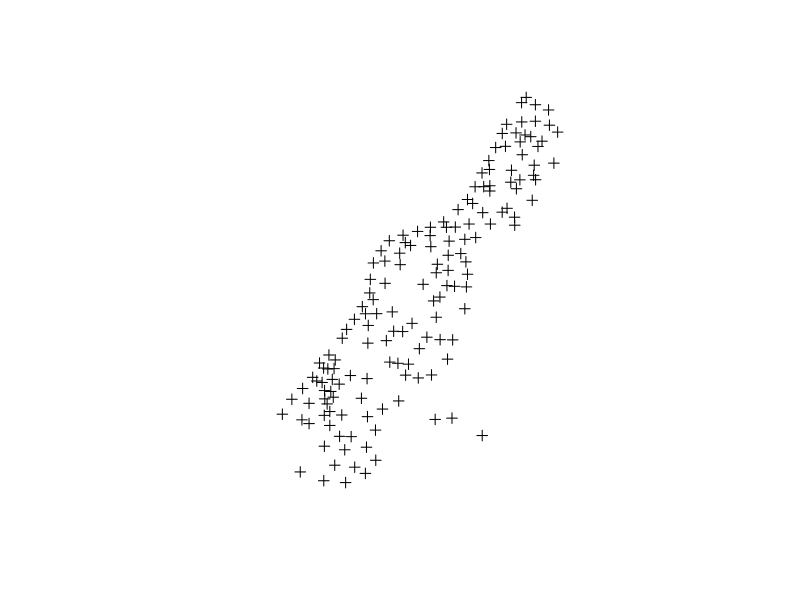
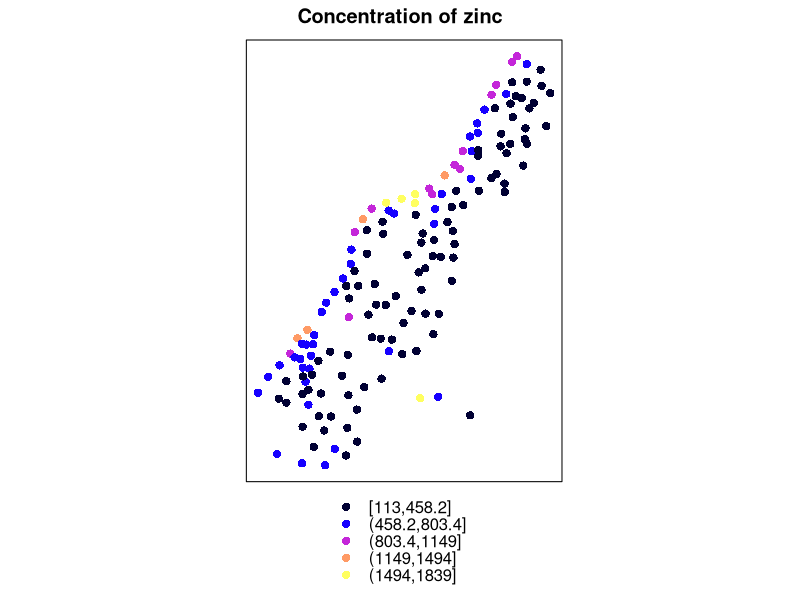
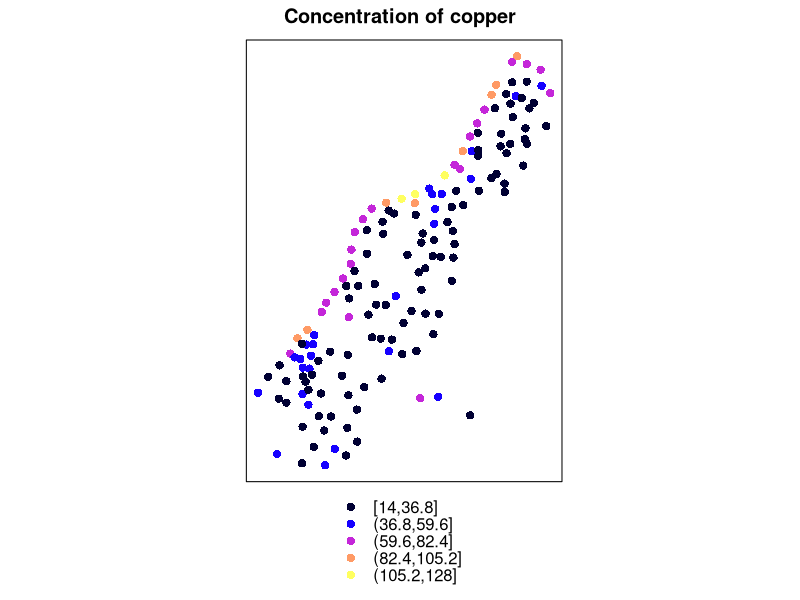
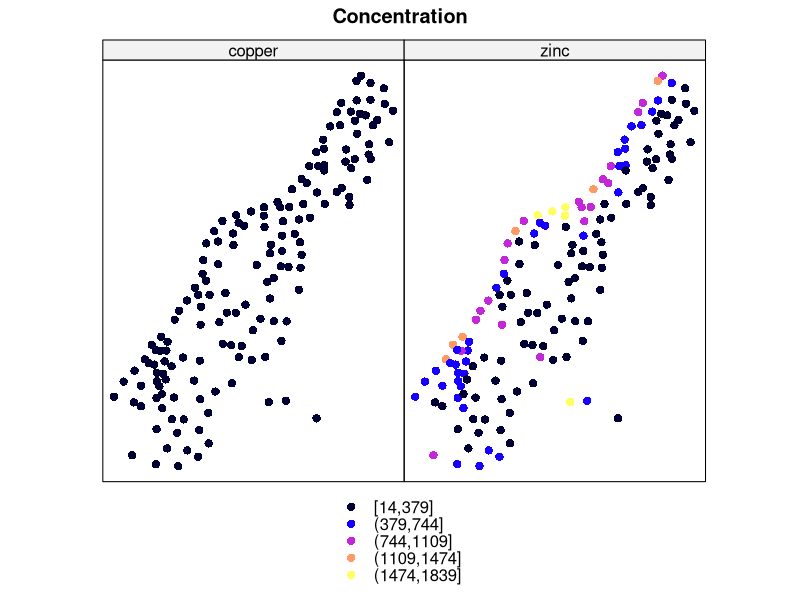
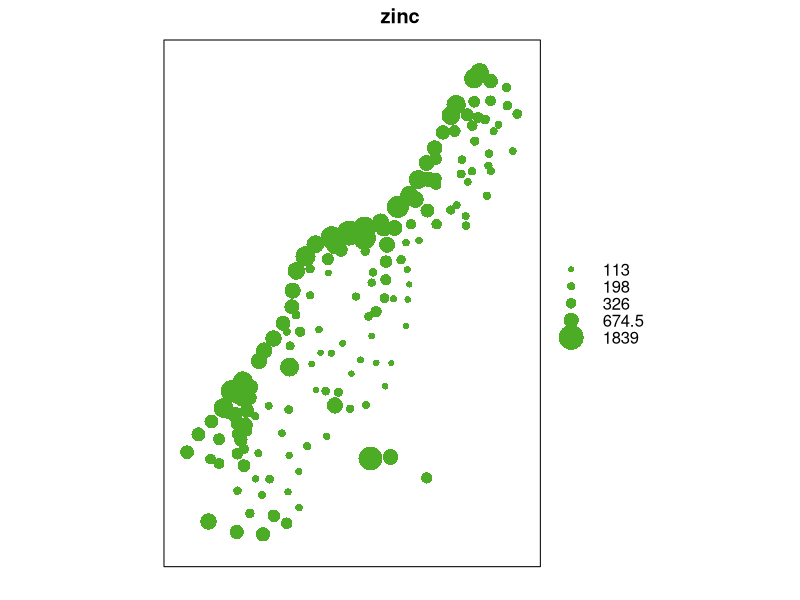
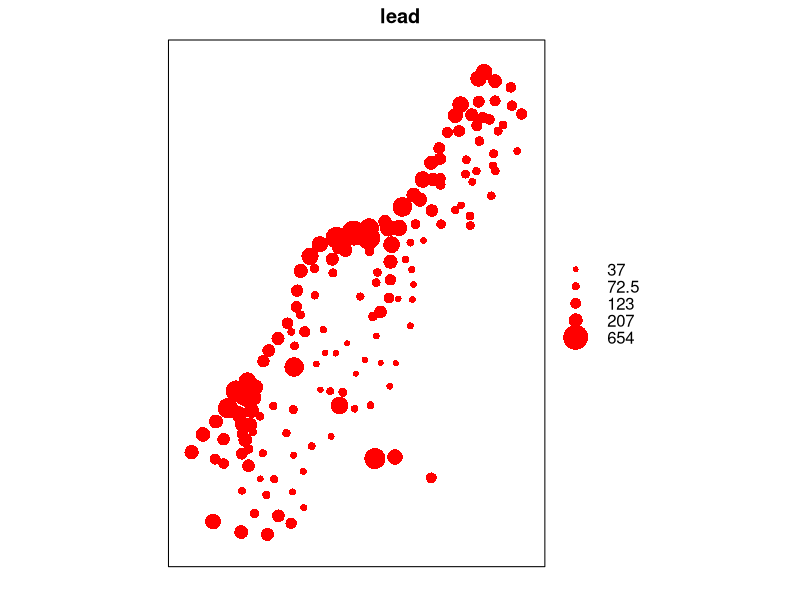

Source code (R) for these figures, in order:
# R spatial

library(sp)

data(meuse)
head(meuse)

coordinates(meuse) = ~x+y
plot(meuse)

#spplot is used to plot elements, like zinc, spread in space 
spplot(meuse, "zinc", main="Concentration of zinc")

#Exercise: plot the concentration of copper
spplot(meuse, "copper", main= "Concentration of copper")

#Exercise:plot zinc and copper
spplot(meuse,c("copper", "zinc"), main= "Concentration")

#let's make use of bubbles:the dimensions change based on the amount of certain elements 
bubble(meuse, "zinc")

#Exercise: same for lead
bubble(meuse,"lead", col="red")
